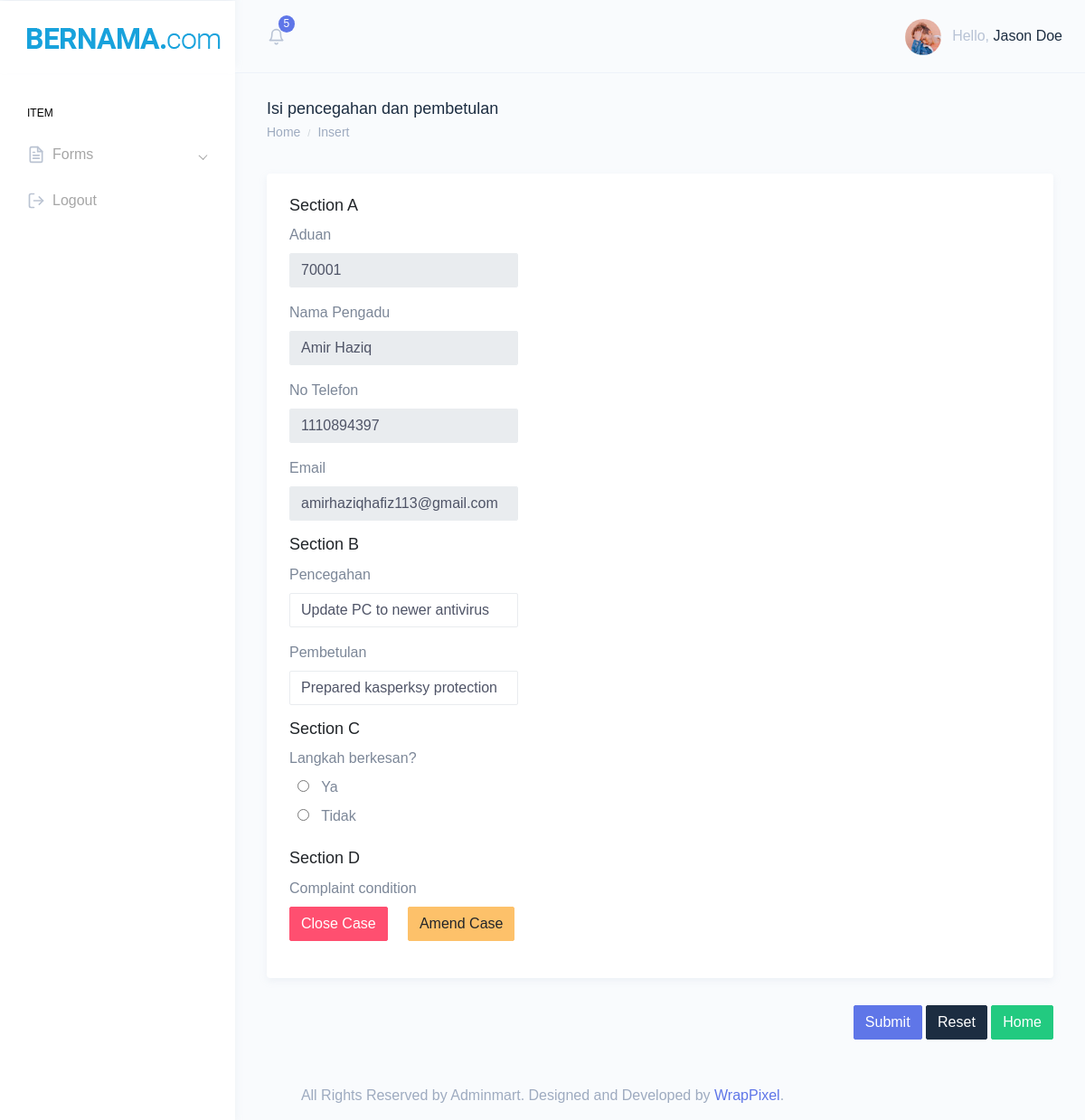
The app's page /super_form.php?id=70001 (signed in), older data.
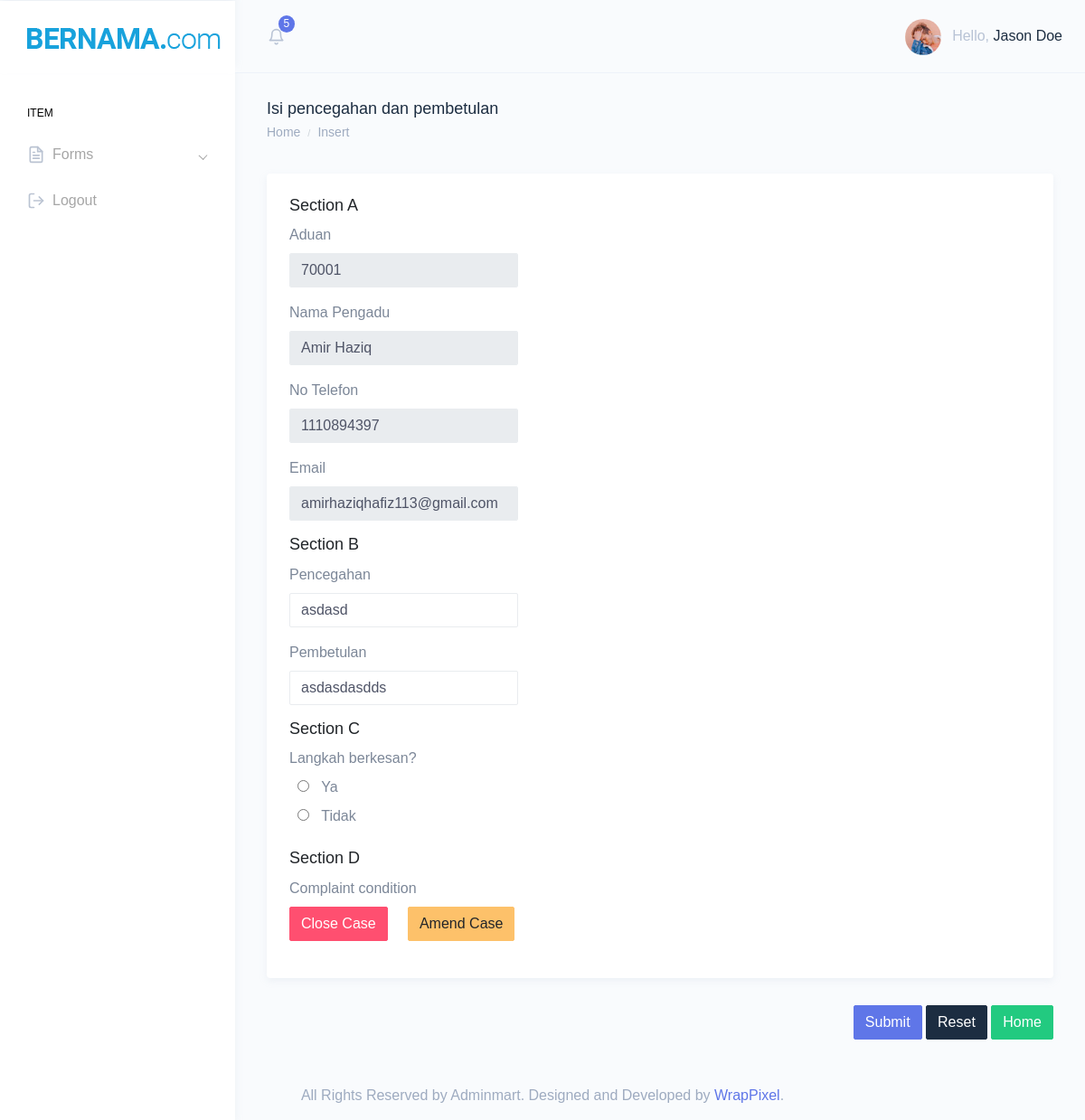
The same page, newer data.
### tables this page shows
CREATE TABLE `pencegahan` (
  `Prevention_ID` int(50) NOT NULL,
  `Aduan_ID` int(50) NOT NULL,
  `User_ID` int(50) NOT NULL,
  `Description` varchar(1000) NOT NULL,
  `Add_By` varchar(100) NOT NULL,
  `Timestamp` timestamp NOT NULL DEFAULT current_timestamp() ON UPDATE current_timestamp()
);

CREATE TABLE `pembetulan` (
  `Correction_ID` int(50) NOT NULL,
  `Aduan_ID` int(50) NOT NULL,
  `User_ID` int(50) NOT NULL,
  `Description` varchar(1000) NOT NULL,
  `Add_By` varchar(100) NOT NULL,
  `Timestamp` timestamp NOT NULL DEFAULT current_timestamp() ON UPDATE current_timestamp()
);

### super_form.php (the view, shortened to what the changed rows need)
<!DOCTYPE html>
<html dir="ltr" lang="en">
<?php
$connection = new mysqli("localhost", "root", "", "aduan");
if($_GET['id']){
    $id = $_GET['id'];
    $q_pembetulan = "SELECT * FROM pembetulan WHERE Aduan_ID = $id";
    $result_pembetulan = mysqli_query($connection, $q_pembetulan);
    $row_pembetulan = mysqli_fetch_array($result_pembetulan);
    $q_pencegahan = "SELECT * FROM pencegahan WHERE Aduan_ID = $id";
    $result_pencegahan = mysqli_query($connection, $q_pencegahan);
    $row_pencegahan = mysqli_fetch_array($result_pencegahan);
}
?>
<head>
    <link href="dist/css/style.min.css" rel="stylesheet">
</head>
<body>
    <div id="main-wrapper" data-theme="light" data-layout="vertical" data-navbarbg="skin6" data-sidebartype="full"
        data-sidebar-position="fixed" data-header-position="fixed" data-boxed-layout="full">
        <?php
    include_once('super_header.php');
    ?>
        <div class="page-wrapper">
            <div class="container-fluid">
                <div class="row">
                    <div class="col-12">
                        <div class="card">
                            <div class="card-body">
                                <form action="update.php" method="POST">
                                    <div class="form-body">
                                        <div class="row">
                                            <div class="col-md-4">
                                                <div class="form-group">
                                                    <input type="text" class="form-control" name="pencegahan" placeholder="Isi langkah pencegahan" value="<?= isset($row_pencegahan['Description']) ? $row_pencegahan['Description'] : '' ?>" required>
                                                </div>
                                            </div>
                                        </div>
                                        <div class="row">
                                            <div class="col-md-4">
                                                <div class="form-group">
                                                    <input type="text" class="form-control" name="pembetulan" placeholder="Isi langkah pembetulan" value="<?= isset($row_pembetulan['Description']) ? $row_pembetulan['Description'] : '' ?>" required>
                                                </div>
                                            </div>
                                        </div>
                                        </div>
                                        </div>
                                    </div>
                            </div>
                        </div>
                    </div>
                </div>
            </div>
        </div>
</body>
</html>

Row changes from the older to the newer data that the page shows:
changed pencegahan: pencegahan "Update PC to newer antivirus" → "asdasd"
changed pembetulan: pembetulan "Prepared kasperksy protection" → "asdasdasdds"
